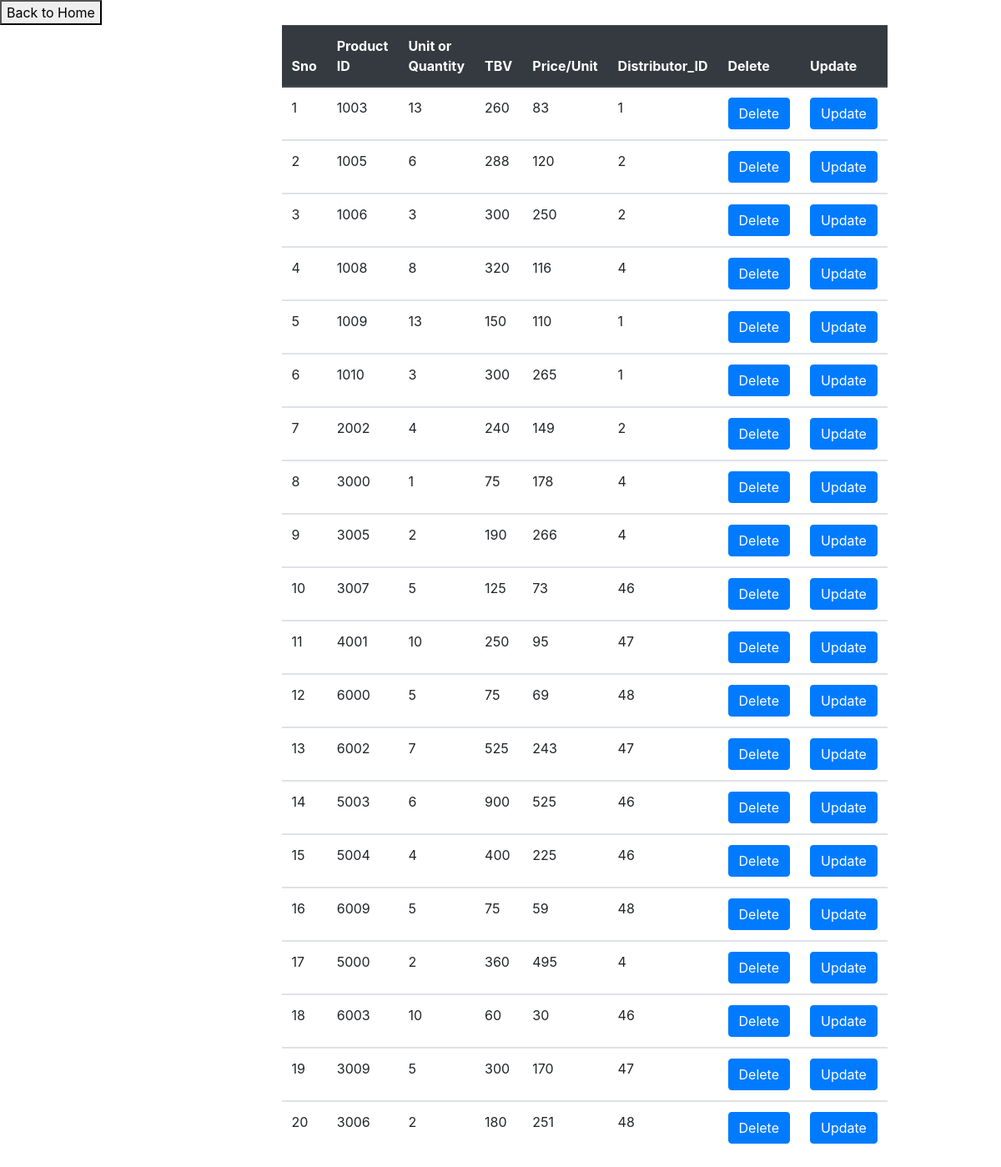
The app's page /ShopManagement/inventory_display.php with its own data.
### tables this page shows
CREATE TABLE `inventory` (
  `Sno` int(11) NOT NULL,
  `Product_ID` int(11) NOT NULL,
  `Unit_or_Quantity` int(11) NOT NULL,
  `TBV` int(11) NOT NULL,
  `PriceUnit` int(11) NOT NULL,
  `Distributor_ID` int(11) NOT NULL
);

### ShopManagement/inventory_display.php (the view, shortened to what this page needs)
<!DOCTYPE html>
<html lang="en">
<head>
	<link rel="stylesheet" href="https://stackpath.bootstrapcdn.com/bootstrap/4.5.2/css/bootstrap.min.css">
</head>
<body style="background-color:#7f8c8d>
<br><center><div id="center_button"><button onclick="location.href='homepage.php'">Back to Home</button> </center><br>
	<div class="container">
		<div class'"row">
			<div class="col-lg-6 m-auto">
				<table class="table">
					<thead class="thead-dark">
						<tr>
						<th scope="col">Sno</th>
						<th scope="col">Product ID</th>
						<th scope="col">Unit or Quantity</th>
						<th scope="col">TBV</th>
						<th scope="col">Price/Unit</th>
						<th scope="col">Distributor_ID</th>
						<th scope="col">Delete</th>
						<th scope="col">Update</th>
						</tr>
					</thead>
					<?php
						include 'conn.php';
						$query="select * from inventory";
						$result=mysqli_query($conn,$query);
						while($res=mysqli_fetch_array($result)){
					?>
					<tbody>
						<tr>
						<td><?php echo $res['Sno'] ?> </td>
						<td><?php echo $res['Product_ID'] ?> </td>
						<td><?php echo $res['Unit_or_Quantity'] ?> </td>
						<td><?php echo $res['TBV'] ?> </td>
						<td><?php echo $res['PriceUnit'] ?> </td>
						<td><?php echo $res['Distributor_ID'] ?> </td>
						<td><a href="inventory_delete.php?Sno=<?php echo $res['Sno']?>"><input type="button" class="btn btn-primary" value="Delete"></a></td>
						<td><a href="inventory_update.php?Sno=<?php echo $res['Sno']?>"><input type="button" class="btn btn-primary" value="Update"></a></td>
						</tr>
					</tbody>
						<?php }?>
				</table>
			</div>
		</div>
	</div>
</body>
</html>

### records on screen
inventory: Sno "1", Product_ID "1003", Unit_or_Quantity "13", TBV "260", PriceUnit "83", Distributor_ID "1"
inventory: Sno "2", Product_ID "1005", Unit_or_Quantity "6", TBV "288", PriceUnit "120", Distributor_ID "2"
inventory: Sno "3", Product_ID "1006", Unit_or_Quantity "3", TBV "300", PriceUnit "250", Distributor_ID "2"
inventory: Sno "4", Product_ID "1008", Unit_or_Quantity "8", TBV "320", PriceUnit "116", Distributor_ID "4"
inventory: Sno "5", Product_ID "1009", Unit_or_Quantity "13", TBV "150", PriceUnit "110", Distributor_ID "1"
inventory: Sno "6", Product_ID "1010", Unit_or_Quantity "3", TBV "300", PriceUnit "265", Distributor_ID "1"
inventory: Sno "7", Product_ID "2002", Unit_or_Quantity "4", TBV "240", PriceUnit "149", Distributor_ID "2"
inventory: Sno "8", Product_ID "3000", Unit_or_Quantity "1", TBV "75", PriceUnit "178", Distributor_ID "4"
inventory: Sno "9", Product_ID "3005", Unit_or_Quantity "2", TBV "190", PriceUnit "266", Distributor_ID "4"
inventory: Sno "10", Product_ID "3007", Unit_or_Quantity "5", TBV "125", PriceUnit "73", Distributor_ID "46"
inventory: Sno "11", Product_ID "4001", Unit_or_Quantity "10", TBV "250", PriceUnit "95", Distributor_ID "47"
inventory: Sno "12", Product_ID "6000", Unit_or_Quantity "5", TBV "75", PriceUnit "69", Distributor_ID "48"
inventory: Sno "13", Product_ID "6002", Unit_or_Quantity "7", TBV "525", PriceUnit "243", Distributor_ID "47"
inventory: Sno "14", Product_ID "5003", Unit_or_Quantity "6", TBV "900", PriceUnit "525", Distributor_ID "46"
inventory: Sno "15", Product_ID "5004", Unit_or_Quantity "4", TBV "400", PriceUnit "225", Distributor_ID "46"
inventory: Sno "16", Product_ID "6009", Unit_or_Quantity "5", TBV "75", PriceUnit "59", Distributor_ID "48"
inventory: Sno "17", Product_ID "5000", Unit_or_Quantity "2", TBV "360", PriceUnit "495", Distributor_ID "4"
inventory: Sno "18", Product_ID "6003", Unit_or_Quantity "10", TBV "60", PriceUnit "30", Distributor_ID "46"
inventory: Sno "19", Product_ID "3009", Unit_or_Quantity "5", TBV "300", PriceUnit "170", Distributor_ID "47"
inventory: Sno "20", Product_ID "3006", Unit_or_Quantity "2", TBV "180", PriceUnit "251", Distributor_ID "48"
